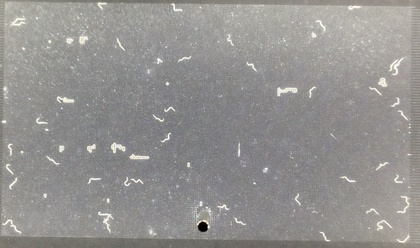
%> input picture Project4/NemaLife Images_Converted/00106.jpg, 420 x 248 px, shrunk from 2542 x 1504 before the run
$ octave DetectionHelper2.m   (GNU Octave 9; MATLAB toolbox functions it lacks are replaced by stand-ins)
%> lines starting %> are read from the running program, lines starting %| are printed output that depends on the picture; in (x1, y1, x2, y2) boxes, pixels count from 0 and x2, y2 are one past the last pixel; in counts of white or black regions, pixels touching at a corner belong together; the program's own positions count from 1
%
%

close all
clear

global fullImageName
path = 'NemaLife Images_Converted/'
fullImageName = '00106';

I1=imread(strcat(path,fullImageName,'.jpg'));
%> I1 is the input picture: size 248x420x3 uint8; mean R, G, B 148, 146.4, 144.5
I1=rgb2gray(I1);
%> I1: size 248x420 uint8
figure; imshow(I1,[])

[M,N]=size(I1);
%> M = 248; N = 420
[U,V]=meshgrid([1:N],[1:M]);
D= sqrt((U-(N+1)/2).^2+(V-(M+1)/2).^2);
D0=2;
n=2;
one=ones(M,N);
H = 1./(one+(D./D0).^(2*n));
G=fftshift(fft2(I1)).*H;
g=real(ifft2(ifftshift(G)));
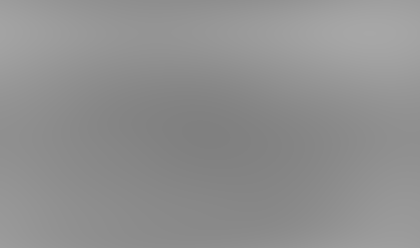
%> g: size 248x420 double; min 128.5, max 167.1, mean 144.4
out=double(I1)-g;
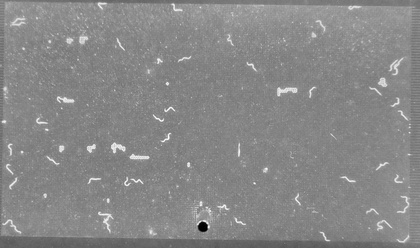
%> out: size 248x420 double; min -138, max 125.1, mean 2.3; drawn with min black and max white
I1=uint8((255.0/(max(out(:))-min(out(:)))).*(out-min(out(:))));

th=imbinarize(I1,'Adaptive','Sensitivity',0.4);
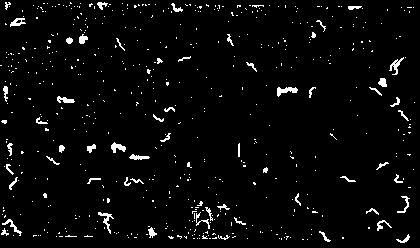
%> th: size 248x420 logical; 3.4% white in thin lines or dots
% figure; imshow(I1,[])
% figure; imshow(th,[])
% figure; imshow(imoverlay(I1,th,'r'),[])

[outL,outN]=bwlabel(th);
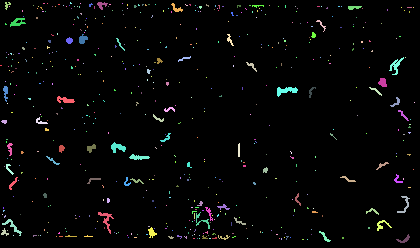
%> outL: size 248x420 double; 552 distinct labels, from 0 to 551; one colour per label, 0 black
%> outN = 551

fstats=regionprops('table',outL,'Area','BoundingBox');
%> fstats = 551 regions; largest, box (x1, y1, x2, y2) and Area: (277, 87, 298, 97) 110, (98, 212, 114, 234) 96, (111, 142, 126, 153) 91, (389, 57, 404, 75) 90, (2, 219, 22, 236) 78
idx = find([fstats.Area] >200);
%> idx = []
fstats = fstats(idx,:)
%> fstats = 0 regions
bboxes=fstats.BoundingBox;
%> bboxes = []

Things = insertShape(I1,'Rectangle',bboxes,'LineWidth',3);
% figure; imshow(Things,[]);
%%
% [9 lines of commented-out code are left out]

global i
%> (the run ends here)

$ run again, with Project4/NemaLife Images_Converted/00101.jpg copied over Project4/NemaLife Images_Converted/00106.jpg
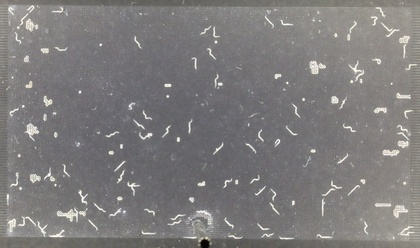
%> input picture Project4/NemaLife Images_Converted/00101.jpg, 420 x 248 px, shrunk from 2516 x 1488 before the run
%> I1 is the input picture: size 248x420x3 uint8; mean R, G, B 126.1, 124.2, 124.2
%> `th=imbinarize(I1,'Adaptive','Sensitivity',0.4);`:
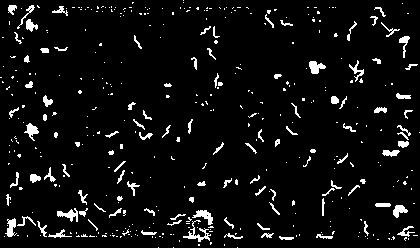
%> th: size 248x420 logical; 5.6% white in thin lines or dots
%> `[outL,outN]=bwlabel(th);`:
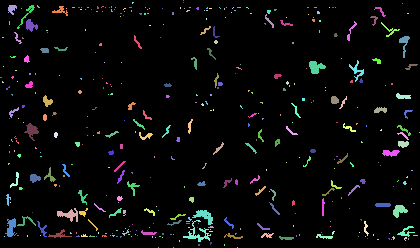
%> outL: size 248x420 double; 418 distinct labels, from 0 to 417; one colour per label, 0 black
%> outN = 417
%> `fstats=regionprops('table',outL,'Area','BoundingBox');`: fstats = 417 regions; largest, box (x1, y1, x2, y2) and Area: (183, 220, 211, 242) 167, (192, 210, 213, 225) 141, (57, 208, 78, 222) 139, (309, 61, 326, 74) 138, (5, 218, 17, 237) 126
%> idx = []
%> `fstats = fstats(idx,:)`: fstats = 0 regions
%> bboxes = []

$ run again, with Project4/NemaLife Images_Converted/00102.jpg copied over Project4/NemaLife Images_Converted/00106.jpg
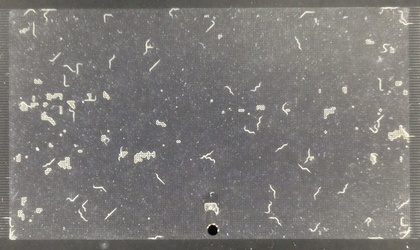
%> input picture Project4/NemaLife Images_Converted/00102.jpg, 420 x 250 px, shrunk from 2586 x 1538 before the run
%> I1 is the input picture: size 250x420x3 uint8; mean R, G, B 124.5, 122.1, 119.4
%> `th=imbinarize(I1,'Adaptive','Sensitivity',0.4);`:
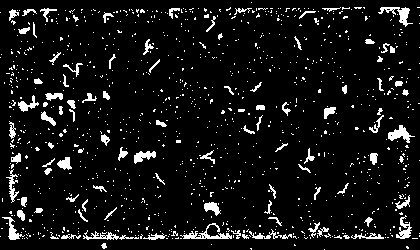
%> th: size 250x420 logical; 7.6% white in thin lines or dots
%> `[outL,outN]=bwlabel(th);`:
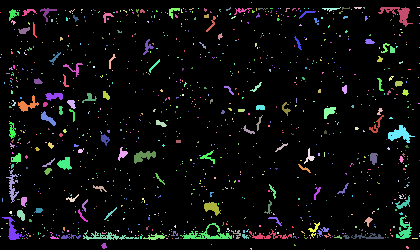
%> outL: size 250x420 double; 1039 distinct labels, from 0 to 1038; one colour per label, 0 black
%> outN = 1038
%> `fstats=regionprops('table',outL,'Area','BoundingBox');`: fstats = 1038 regions; largest, box (x1, y1, x2, y2) and Area: (180, 223, 232, 239) 261, (378, 7, 413, 27) 231, (388, 125, 415, 143) 215, (83, 230, 139, 240) 184, (396, 215, 412, 239) 167
%> idx = [467; 943; 959]
%> `fstats = fstats(idx,:)`: fstats = 3 regions; box (x1, y1, x2, y2) and Area: (180, 223, 232, 239) 261, (378, 7, 413, 27) 231, (388, 125, 415, 143) 215
%> bboxes = [180.5 223.5 52 16; 378.5 7.5 35 20; 388.5 125.5 27 18]
